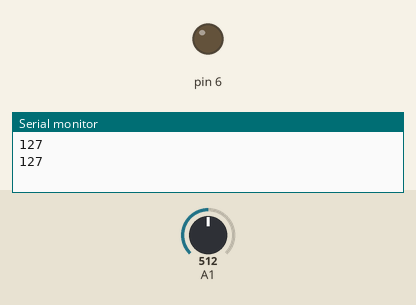
A sketch run on a simulated Arduino Uno, built with avr-gcc and run on an emulated ATmega328P. Parts: output pins drawn as LEDs (lit = HIGH), the last lines printed to the serial monitor. The inputs (shaded band) are chosen by the test bench; at power-on: A1 = 512. Pins used as bus, display or sensor lines are not drawn.

Above: at 10.8 s.
10.9 s: A1 set to 630
21.3 s: A1 set to 651
At 31.3 s:
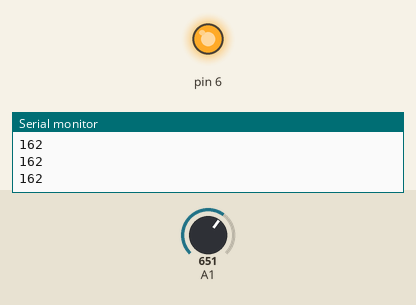
31.6 s: A1 set to 511
At 42.6 s:
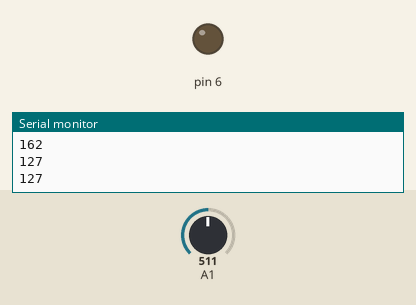
43.1 s: A1 set to 716
At 52.9 s:
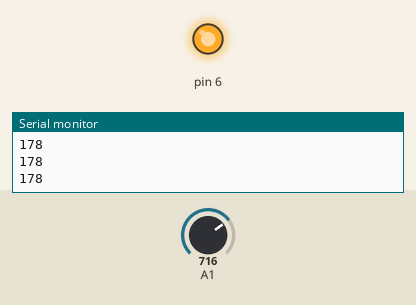
Timing chart, 0 to 54.1 s (numbered marks = the images above; inputs shaded):
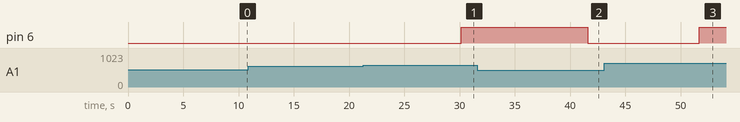

Measured:
- the behaviour switches between 641 and 642 on A1 (found by bisection; images 0 and 1)
- after the input at 21.3 s, pin 6: LOW → HIGH after 8.8 s
- after the input at 31.6 s, pin 6: HIGH → LOW after 10.0 s
- after the input at 43.1 s, pin 6: LOW → HIGH after 8.6 s

The sketch:

Square-wave-EV.ino
```cpp
// Square wave 34 loop + 50% duty cycle
#include <Thread.h>
#include <ThreadController.h>
byte Value;

// ThreadController that will controll all threads
ThreadController controll = ThreadController();

//My Thread (as a pointer)
Thread* myThread = new Thread();
//His Thread (not pointer)
Thread hisThread = Thread();

// callback for myThread
void pulseOn() {
  for (int i = 1; i < 35; i++) {
    digitalWrite(5, HIGH);
    delayMicroseconds(500); // Approximately 10% duty cycle @ 1KHz
    digitalWrite(5, LOW);
    delayMicroseconds(500);
  }
  for (int i = 1; i < 3; i++) {
    digitalWrite(5, LOW);
    delayMicroseconds(1000);
  }
}

// callback for hisThread
void delayOff() {
  Value = map(analogRead(A1), 0, 1023, 0, 255);
  Serial.println(Value);
  if (Value >= 160) {
    digitalWrite(6, HIGH);
  }
  else {
    delay(10000);
    digitalWrite(6, LOW);
  }
}


void setup()
{
  Serial.begin(9600);
  pinMode(5, OUTPUT);
  pinMode(6, OUTPUT);
  // pinMode(3, INPUT);

  // Configure myThread
  myThread->onRun(pulseOn);
  // myThread->setInterval(500);

  // Configure myThread
  hisThread.onRun(delayOff);
  // hisThread.setInterval(250);

  // Adds both threads to the controller
  controll.add(myThread);
  controll.add(&hisThread); // & to pass the pointer to it
}


void loop()
{
  controll.run();
}
```
